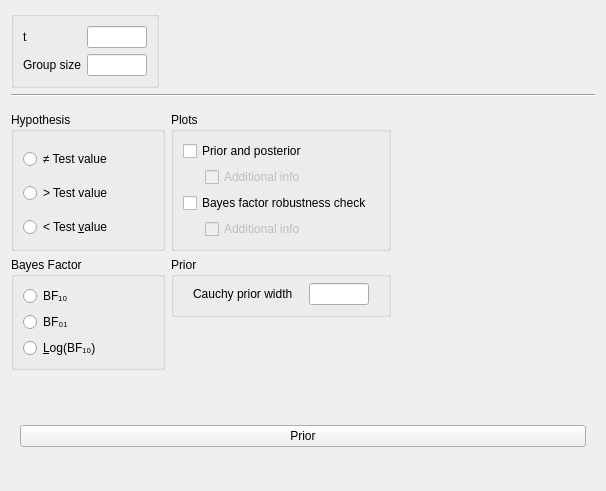
<?xml version="1.0" encoding="UTF-8"?>
<ui version="4.0">
 <class>SummaryStatsTTestBayesianOneSampleForm</class>
 <widget class="QWidget" name="SummaryStatsTTestBayesianOneSampleForm">
  <property name="geometry">
   <rect>
    <x>0</x>
    <y>0</y>
    <width>606</width>
    <height>453</height>
   </rect>
  </property>
  <property name="sizePolicy">
   <sizepolicy hsizetype="Fixed" vsizetype="Preferred">
    <horstretch>0</horstretch>
    <verstretch>0</verstretch>
   </sizepolicy>
  </property>
  <property name="windowTitle">
   <string>Form</string>
  </property>
  <layout class="QGridLayout" name="gridLayout">
   <item row="0" column="0">
    <widget class="BoundGroupBox" name="missingValues">
     <property name="title">
      <string/>
     </property>
     <property name="flat">
      <bool>false</bool>
     </property>
     <layout class="QGridLayout" name="gridLayout_6">
      <item row="1" column="0">
       <widget class="QLabel" name="label_3">
        <property name="text">
         <string>&lt;html&gt;&lt;head/&gt;&lt;body&gt;&lt;p&gt;Group size&lt;/p&gt;&lt;/body&gt;&lt;/html&gt;</string>
        </property>
       </widget>
      </item>
      <item row="0" column="0">
       <widget class="QLabel" name="label_2">
        <property name="text">
         <string>t</string>
        </property>
       </widget>
      </item>
      <item row="0" column="1">
       <widget class="BoundTextBox" name="tStatistic">
        <property name="sizePolicy">
         <sizepolicy hsizetype="Fixed" vsizetype="Preferred">
          <horstretch>0</horstretch>
          <verstretch>0</verstretch>
         </sizepolicy>
        </property>
        <property name="minimumSize">
         <size>
          <width>60</width>
          <height>0</height>
         </size>
        </property>
        <property name="maximumSize">
         <size>
          <width>60</width>
          <height>16777215</height>
         </size>
        </property>
       </widget>
      </item>
      <item row="1" column="1">
       <widget class="BoundTextBox" name="n1Size">
        <property name="sizePolicy">
         <sizepolicy hsizetype="Fixed" vsizetype="Preferred">
          <horstretch>0</horstretch>
          <verstretch>0</verstretch>
         </sizepolicy>
        </property>
        <property name="minimumSize">
         <size>
          <width>60</width>
          <height>0</height>
         </size>
        </property>
        <property name="maximumSize">
         <size>
          <width>60</width>
          <height>16777215</height>
         </size>
        </property>
       </widget>
      </item>
     </layout>
    </widget>
   </item>
   <item row="2" column="0" colspan="2">
    <widget class="QWidget" name="gridWidget" native="true">
     <property name="sizePolicy">
      <sizepolicy hsizetype="Fixed" vsizetype="Fixed">
       <horstretch>0</horstretch>
       <verstretch>0</verstretch>
      </sizepolicy>
     </property>
     <layout class="QGridLayout" name="gridLayout_7">
      <property name="leftMargin">
       <number>0</number>
      </property>
      <property name="rightMargin">
       <number>0</number>
      </property>
      <property name="bottomMargin">
       <number>0</number>
      </property>
      <item row="2" column="0">
       <widget class="QWidget" name="widget_2" native="true">
        <property name="maximumSize">
         <size>
          <width>240</width>
          <height>16777215</height>
         </size>
        </property>
        <layout class="QGridLayout" name="gridLayout_5">
         <property name="leftMargin">
          <number>0</number>
         </property>
         <property name="topMargin">
          <number>0</number>
         </property>
         <property name="rightMargin">
          <number>0</number>
         </property>
         <property name="bottomMargin">
          <number>0</number>
         </property>
         <item row="5" column="0">
          <widget class="BoundGroupBox" name="bayesFactorType">
           <property name="title">
            <string>Bayes Factor</string>
           </property>
           <property name="flat">
            <bool>false</bool>
           </property>
           <layout class="QGridLayout" name="gridLayout_13">
            <item row="2" column="0">
             <widget class="QRadioButton" name="_3">
              <property name="sizePolicy">
               <sizepolicy hsizetype="Fixed" vsizetype="Fixed">
                <horstretch>0</horstretch>
                <verstretch>0</verstretch>
               </sizepolicy>
              </property>
              <property name="text">
               <string>&amp;Log(BF₁₀)</string>
              </property>
             </widget>
            </item>
            <item row="1" column="1">
             <spacer name="horizontalSpacer_3">
              <property name="orientation">
               <enum>Qt::Horizontal</enum>
              </property>
              <property name="sizeHint" stdset="0">
               <size>
                <width>40</width>
                <height>20</height>
               </size>
              </property>
             </spacer>
            </item>
            <item row="1" column="0">
             <widget class="QRadioButton" name="_2">
              <property name="sizePolicy">
               <sizepolicy hsizetype="Fixed" vsizetype="Fixed">
                <horstretch>0</horstretch>
                <verstretch>0</verstretch>
               </sizepolicy>
              </property>
              <property name="text">
               <string>BF₀₁</string>
              </property>
             </widget>
            </item>
            <item row="0" column="0">
             <widget class="QRadioButton" name="_1">
              <property name="sizePolicy">
               <sizepolicy hsizetype="Fixed" vsizetype="Fixed">
                <horstretch>0</horstretch>
                <verstretch>0</verstretch>
               </sizepolicy>
              </property>
              <property name="text">
               <string>BF₁₀</string>
              </property>
             </widget>
            </item>
           </layout>
          </widget>
         </item>
         <item row="7" column="0">
          <spacer name="verticalSpacer">
           <property name="orientation">
            <enum>Qt::Vertical</enum>
           </property>
           <property name="sizeHint" stdset="0">
            <size>
             <width>20</width>
             <height>40</height>
            </size>
           </property>
          </spacer>
         </item>
        </layout>
       </widget>
      </item>
      <item row="2" column="1">
       <widget class="QWidget" name="widget_3" native="true">
        <property name="sizePolicy">
         <sizepolicy hsizetype="Preferred" vsizetype="Preferred">
          <horstretch>0</horstretch>
          <verstretch>0</verstretch>
         </sizepolicy>
        </property>
        <layout class="QGridLayout" name="gridLayout_2">
         <property name="leftMargin">
          <number>0</number>
         </property>
         <property name="topMargin">
          <number>0</number>
         </property>
         <property name="rightMargin">
          <number>0</number>
         </property>
         <property name="bottomMargin">
          <number>0</number>
         </property>
         <item row="0" column="0">
          <widget class="BoundGroupBox" name="groupBox">
           <property name="title">
            <string>Prior</string>
           </property>
           <layout class="QGridLayout" name="gridLayout_11">
            <property name="topMargin">
             <number>6</number>
            </property>
            <item row="0" column="1">
             <widget class="BoundTextBox" name="priorWidth">
              <property name="sizePolicy">
               <sizepolicy hsizetype="Fixed" vsizetype="Preferred">
                <horstretch>0</horstretch>
                <verstretch>0</verstretch>
               </sizepolicy>
              </property>
              <property name="minimumSize">
               <size>
                <width>60</width>
                <height>0</height>
               </size>
              </property>
              <property name="maximumSize">
               <size>
                <width>60</width>
                <height>16777215</height>
               </size>
              </property>
             </widget>
            </item>
            <item row="0" column="0">
             <widget class="QLabel" name="label">
              <property name="sizePolicy">
               <sizepolicy hsizetype="Fixed" vsizetype="Fixed">
                <horstretch>0</horstretch>
                <verstretch>0</verstretch>
               </sizepolicy>
              </property>
              <property name="text">
               <string>Cauchy prior width</string>
              </property>
             </widget>
            </item>
           </layout>
          </widget>
         </item>
         <item row="4" column="0">
          <spacer name="verticalSpacer_4">
           <property name="orientation">
            <enum>Qt::Vertical</enum>
           </property>
           <property name="sizeHint" stdset="0">
            <size>
             <width>20</width>
             <height>40</height>
            </size>
           </property>
          </spacer>
         </item>
        </layout>
       </widget>
      </item>
      <item row="0" column="0">
       <widget class="BoundGroupBox" name="hypothesis">
        <property name="title">
         <string>Hypothesis</string>
        </property>
        <property name="flat">
         <bool>true</bool>
        </property>
        <layout class="QGridLayout" name="gridLayout_9">
         <property name="bottomMargin">
          <number>0</number>
         </property>
         <item row="1" column="1">
          <spacer name="horizontalSpacer">
           <property name="orientation">
            <enum>Qt::Horizontal</enum>
           </property>
           <property name="sizeHint" stdset="0">
            <size>
             <width>40</width>
             <height>20</height>
            </size>
           </property>
          </spacer>
         </item>
         <item row="1" column="0">
          <widget class="QRadioButton" name="_2oneTailedGreaterThan">
           <property name="sizePolicy">
            <sizepolicy hsizetype="Fixed" vsizetype="Fixed">
             <horstretch>0</horstretch>
             <verstretch>0</verstretch>
            </sizepolicy>
           </property>
           <property name="text">
            <string>&gt; Test value</string>
           </property>
          </widget>
         </item>
         <item row="0" column="0">
          <widget class="QRadioButton" name="_1twoTailed">
           <property name="sizePolicy">
            <sizepolicy hsizetype="Fixed" vsizetype="Fixed">
             <horstretch>0</horstretch>
             <verstretch>0</verstretch>
            </sizepolicy>
           </property>
           <property name="text">
            <string>≠ Test value</string>
           </property>
          </widget>
         </item>
         <item row="2" column="0">
          <widget class="QRadioButton" name="_3oneTailedLessThan">
           <property name="sizePolicy">
            <sizepolicy hsizetype="Fixed" vsizetype="Fixed">
             <horstretch>0</horstretch>
             <verstretch>0</verstretch>
            </sizepolicy>
           </property>
           <property name="text">
            <string>&lt; Test &amp;value</string>
           </property>
          </widget>
         </item>
        </layout>
       </widget>
      </item>
      <item row="0" column="1">
       <widget class="BoundGroupBox" name="plotsGroup">
        <property name="title">
         <string>Plots</string>
        </property>
        <layout class="QGridLayout" name="gridLayout_4">
         <item row="3" column="0" colspan="3">
          <widget class="BoundCheckBox" name="plotBayesFactorRobustness">
           <property name="sizePolicy">
            <sizepolicy hsizetype="Fixed" vsizetype="Fixed">
             <horstretch>0</horstretch>
             <verstretch>0</verstretch>
            </sizepolicy>
           </property>
           <property name="text">
            <string>Bayes factor robustness check</string>
           </property>
          </widget>
         </item>
         <item row="0" column="0" colspan="3">
          <widget class="BoundCheckBox" name="plotPriorAndPosterior">
           <property name="enabled">
            <bool>true</bool>
           </property>
           <property name="sizePolicy">
            <sizepolicy hsizetype="Fixed" vsizetype="Fixed">
             <horstretch>0</horstretch>
             <verstretch>0</verstretch>
            </sizepolicy>
           </property>
           <property name="text">
            <string>Prior and posterior</string>
           </property>
          </widget>
         </item>
         <item row="2" column="0">
          <widget class="QWidget" name="widget_4" native="true">
           <property name="maximumSize">
            <size>
             <width>16</width>
             <height>16777215</height>
            </size>
           </property>
          </widget>
         </item>
         <item row="2" column="1" colspan="3">
          <widget class="BoundCheckBox" name="plotPriorAndPosteriorAdditionalInfo">
           <property name="enabled">
            <bool>false</bool>
           </property>
           <property name="sizePolicy">
            <sizepolicy hsizetype="Fixed" vsizetype="Fixed">
             <horstretch>0</horstretch>
             <verstretch>0</verstretch>
            </sizepolicy>
           </property>
           <property name="text">
            <string>Additional info</string>
           </property>
          </widget>
         </item>
         <item row="4" column="0">
          <widget class="QWidget" name="widget_5" native="true">
           <property name="maximumSize">
            <size>
             <width>16</width>
             <height>16777215</height>
            </size>
           </property>
          </widget>
         </item>
         <item row="4" column="1">
          <widget class="BoundCheckBox" name="plotBayesFactorRobustnessAdditionalInfo">
           <property name="enabled">
            <bool>false</bool>
           </property>
           <property name="sizePolicy">
            <sizepolicy hsizetype="Fixed" vsizetype="Fixed">
             <horstretch>0</horstretch>
             <verstretch>0</verstretch>
            </sizepolicy>
           </property>
           <property name="text">
            <string>Additional info</string>
           </property>
          </widget>
         </item>
        </layout>
       </widget>
      </item>
     </layout>
    </widget>
   </item>
   <item row="0" column="1">
    <spacer name="horizontalSpacer_2">
     <property name="orientation">
      <enum>Qt::Horizontal</enum>
     </property>
     <property name="sizeHint" stdset="0">
      <size>
       <width>40</width>
       <height>20</height>
      </size>
     </property>
    </spacer>
   </item>
   <item row="1" column="0" colspan="2">
    <widget class="Line" name="line">
     <property name="orientation">
      <enum>Qt::Horizontal</enum>
     </property>
    </widget>
   </item>
   <item row="3" column="0" colspan="2">
    <widget class="QWidget" name="gridWidget" native="true">
     <layout class="QGridLayout" name="gridLayout_8">
      <item row="2" column="0">
       <widget class="SubjectivePriorsWidget" name="subjectivePriors" native="true">
        <layout class="QGridLayout" name="gridLayout_12"/>
       </widget>
      </item>
      <item row="0" column="0">
       <widget class="ExpanderButton" name="pushButton">
        <property name="text">
         <string>Prior</string>
        </property>
        <property name="autoDefault">
         <bool>false</bool>
        </property>
        <property name="default">
         <bool>false</bool>
        </property>
        <property name="flat">
         <bool>false</bool>
        </property>
       </widget>
      </item>
     </layout>
    </widget>
   </item>
  </layout>
 </widget>
 <customwidgets>
  <customwidget>
   <class>BoundTextBox</class>
   <extends>QLineEdit</extends>
   <header>widgets/boundtextbox.h</header>
  </customwidget>
  <customwidget>
   <class>BoundGroupBox</class>
   <extends>QGroupBox</extends>
   <header>widgets/boundgroupbox.h</header>
   <container>1</container>
  </customwidget>
  <customwidget>
   <class>BoundCheckBox</class>
   <extends>QCheckBox</extends>
   <header>widgets/boundcheckbox.h</header>
  </customwidget>
  <customwidget>
   <class>ExpanderButton</class>
   <extends>QPushButton</extends>
   <header>widgets/expanderbutton.h</header>
  </customwidget>
  <customwidget>
   <class>SubjectivePriorsWidget</class>
   <extends>QWidget</extends>
   <header location="global">widgets/subjectivepriorswidget.h</header>
   <container>1</container>
  </customwidget>
 </customwidgets>
 <tabstops>
  <tabstop>tStatistic</tabstop>
  <tabstop>n1Size</tabstop>
  <tabstop>_1twoTailed</tabstop>
  <tabstop>_2oneTailedGreaterThan</tabstop>
  <tabstop>_3oneTailedLessThan</tabstop>
  <tabstop>plotPriorAndPosterior</tabstop>
  <tabstop>plotPriorAndPosteriorAdditionalInfo</tabstop>
  <tabstop>plotBayesFactorRobustness</tabstop>
  <tabstop>plotBayesFactorRobustnessAdditionalInfo</tabstop>
  <tabstop>_1</tabstop>
  <tabstop>_2</tabstop>
  <tabstop>_3</tabstop>
  <tabstop>priorWidth</tabstop>
 </tabstops>
 <resources/>
 <connections>
  <connection>
   <sender>plotPriorAndPosterior</sender>
   <signal>toggled(bool)</signal>
   <receiver>plotPriorAndPosteriorAdditionalInfo</receiver>
   <slot>setEnabled(bool)</slot>
   <hints>
    <hint type="sourcelabel">
     <x>318</x>
     <y>588</y>
    </hint>
    <hint type="destinationlabel">
     <x>325</x>
     <y>611</y>
    </hint>
   </hints>
  </connection>
  <connection>
   <sender>plotBayesFactorRobustness</sender>
   <signal>toggled(bool)</signal>
   <receiver>plotBayesFactorRobustnessAdditionalInfo</receiver>
   <slot>setEnabled(bool)</slot>
   <hints>
    <hint type="sourcelabel">
     <x>318</x>
     <y>588</y>
    </hint>
    <hint type="destinationlabel">
     <x>325</x>
     <y>611</y>
    </hint>
   </hints>
  </connection>
 </connections>
</ui>
